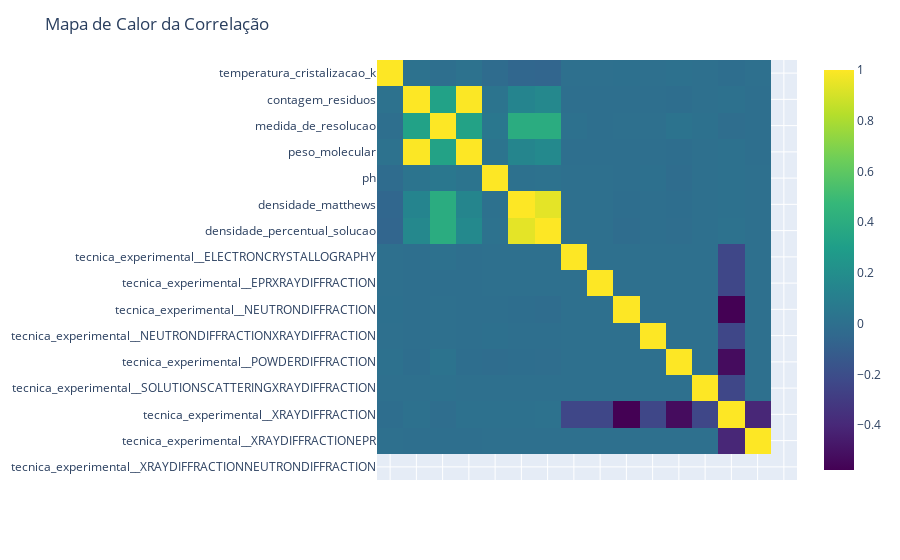

Notebook code for this chart:
### Code cell
df_corr = df_filter.drop(columns=['y']).corr()
fig = px.imshow(df_corr, color_continuous_scale='Viridis')

fig.update_layout(title='Mapa de Calor da Correlação')
fig.update_xaxes(title_text='', showticklabels=False)
fig.show()

### Figure 1 — Plotly figure (JSON) as saved in the notebook; plotly's stock layout.template omitted (floating-point values rounded to 4 significant figures; data arrays with more than 128 entries replaced by an {"elided": "..."} marker saying what was removed)
{"data": [{"coloraxis": "coloraxis", "hovertemplate": "x: %{x}<br>y: %{y}<br>color: %{z}<extra></extra>", "name": "0", "type": "heatmap", "x": ["temperatura_cristalizacao_k", "contagem_residuos", "medida_de_resolucao", "peso_molecular", "ph", "densidade_matthews", "densidade_percentual_solucao", "tecnica_experimental__ELECTRONCRYSTALLOGRAPHY", "tecnica_experimental__EPRXRAYDIFFRACTION", "tecnica_experimental__NEUTRONDIFFRACTION", "tecnica_experimental__NEUTRONDIFFRACTIONXRAYDIFFRACTION", "tecnica_experimental__POWDERDIFFRACTION", "tecnica_experimental__SOLUTIONSCATTERINGXRAYDIFFRACTION", "tecnica_experimental__XRAYDIFFRACTION", "tecnica_experimental__XRAYDIFFRACTIONEPR", "tecnica_experimental__XRAYDIFFRACTIONNEUTRONDIFFRACTION"], "xaxis": "x", "y": ["temperatura_cristalizacao_k", "contagem_residuos", "medida_de_resolucao", "peso_molecular", "ph", "densidade_matthews", "densidade_percentual_solucao", "tecnica_experimental__ELECTRONCRYSTALLOGRAPHY", "tecnica_experimental__EPRXRAYDIFFRACTION", "tecnica_experimental__NEUTRONDIFFRACTION", "tecnica_experimental__NEUTRONDIFFRACTIONXRAYDIFFRACTION", "tecnica_experimental__POWDERDIFFRACTION", "tecnica_experimental__SOLUTIONSCATTERINGXRAYDIFFRACTION", "tecnica_experimental__XRAYDIFFRACTION", "tecnica_experimental__XRAYDIFFRACTIONEPR", "tecnica_experimental__XRAYDIFFRACTIONNEUTRONDIFFRACTION"], "yaxis": "y", "z": {"elided": "16x16 float values"}}], "layout": {"coloraxis": {"colorscale": [[0, "#440154"], [0.1111, "#482878"], [0.2222, "#3e4989"], [0.3333, "#31688e"], [0.4444, "#26828e"], [0.5556, "#1f9e89"], [0.6667, "#35b779"], [0.7778, "#6ece58"], [0.8889, "#b5de2b"], [1, "#fde725"]]}, "margin": {"t": 60}, "title": {"text": "Mapa de Calor da Correlação"}, "xaxis": {"anchor": "y", "constrain": "domain", "domain": [0, 1], "scaleanchor": "y", "showticklabels": false, "title": {"text": ""}}, "yaxis": {"anchor": "x", "autorange": "reversed", "constrain": "domain", "domain": [0, 1]}}}
